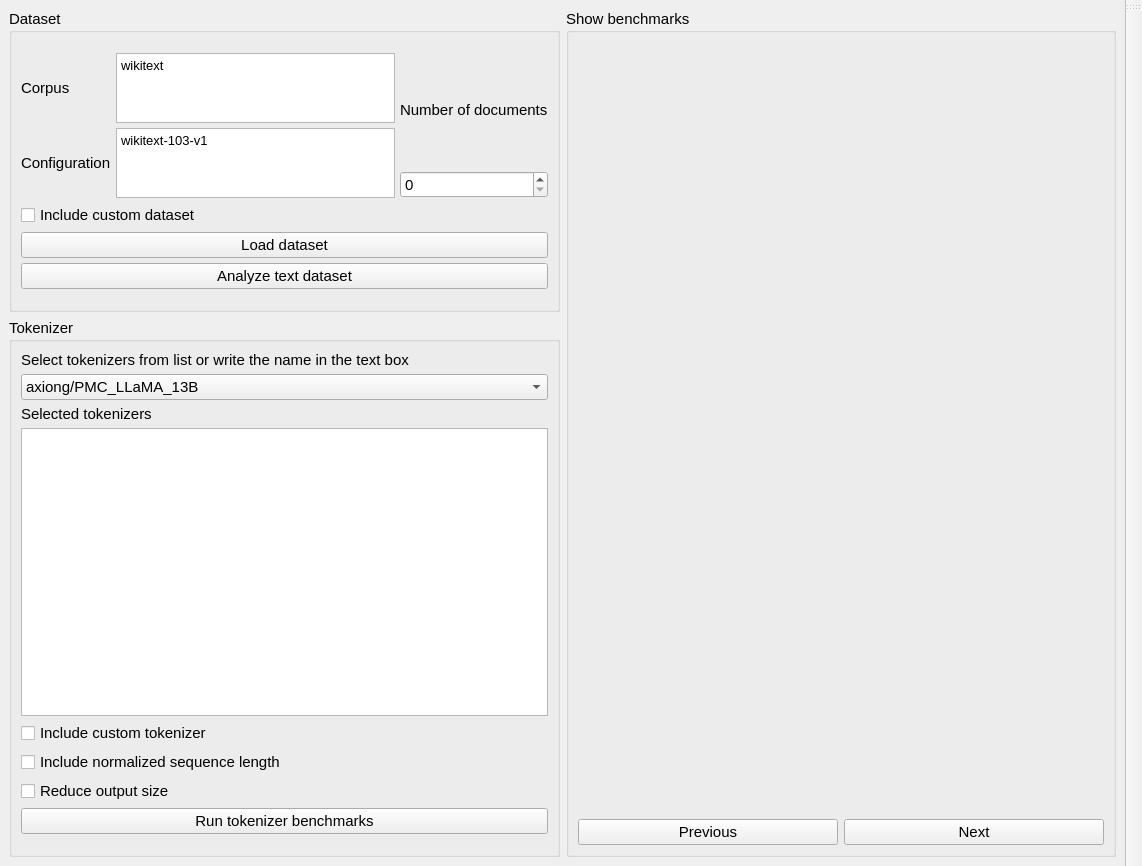
<?xml version="1.0" encoding="UTF-8"?>
<ui version="4.0">
 <class>MainWindow</class>
 <widget class="QMainWindow" name="MainWindow">
  <property name="geometry">
   <rect>
    <x>0</x>
    <y>0</y>
    <width>1142</width>
    <height>866</height>
   </rect>
  </property>
  <property name="minimumSize">
   <size>
    <width>800</width>
    <height>500</height>
   </size>
  </property>
  <property name="windowTitle">
   <string>EMADB</string>
  </property>
  <widget class="QWidget" name="centralwidget">
   <property name="styleSheet">
    <string notr="true"/>
   </property>
   <layout class="QHBoxLayout" name="horizontalLayout_5">
    <item>
     <layout class="QHBoxLayout" name="horizontalLayout_4">
      <item>
       <layout class="QVBoxLayout" name="leftLayout" stretch="1,4">
        <item>
         <widget class="QGroupBox" name="datasetGroup">
          <property name="font">
           <font>
            <pointsize>11</pointsize>
           </font>
          </property>
          <property name="title">
           <string>Dataset</string>
          </property>
          <layout class="QVBoxLayout" name="verticalLayout_4" stretch="1,1,1,4">
           <property name="spacing">
            <number>5</number>
           </property>
           <property name="topMargin">
            <number>20</number>
           </property>
           <property name="bottomMargin">
            <number>20</number>
           </property>
           <item>
            <layout class="QHBoxLayout" name="horizontalLayout_2">
             <item>
              <layout class="QVBoxLayout" name="verticalLayout_8">
               <item>
                <widget class="QLabel" name="label_4">
                 <property name="text">
                  <string>Corpus</string>
                 </property>
                </widget>
               </item>
               <item>
                <widget class="QLabel" name="label_5">
                 <property name="text">
                  <string>Configuration</string>
                 </property>
                </widget>
               </item>
              </layout>
             </item>
             <item>
              <layout class="QVBoxLayout" name="verticalLayout_7">
               <item>
                <widget class="QTextEdit" name="datasetCorpus">
                 <property name="html">
                  <string>&lt;!DOCTYPE HTML PUBLIC &quot;-//W3C//DTD HTML 4.0//EN&quot; &quot;http://www.w3.org/TR/REC-html40/strict.dtd&quot;&gt;
&lt;html&gt;&lt;head&gt;&lt;meta name=&quot;qrichtext&quot; content=&quot;1&quot; /&gt;&lt;meta charset=&quot;utf-8&quot; /&gt;&lt;style type=&quot;text/css&quot;&gt;
p, li { white-space: pre-wrap; }
hr { height: 1px; border-width: 0; }
li.unchecked::marker { content: &quot;\2610&quot;; }
li.checked::marker { content: &quot;\2612&quot;; }
&lt;/style&gt;&lt;/head&gt;&lt;body style=&quot; font-family:'Segoe UI'; font-size:11pt; font-weight:400; font-style:normal;&quot;&gt;
&lt;p style=&quot; margin-top:0px; margin-bottom:0px; margin-left:0px; margin-right:0px; -qt-block-indent:0; text-indent:0px;&quot;&gt;&lt;span style=&quot; font-size:10pt;&quot;&gt;wikitext&lt;/span&gt;&lt;/p&gt;&lt;/body&gt;&lt;/html&gt;</string>
                 </property>
                </widget>
               </item>
               <item>
                <widget class="QTextEdit" name="datasetConfig">
                 <property name="html">
                  <string>&lt;!DOCTYPE HTML PUBLIC &quot;-//W3C//DTD HTML 4.0//EN&quot; &quot;http://www.w3.org/TR/REC-html40/strict.dtd&quot;&gt;
&lt;html&gt;&lt;head&gt;&lt;meta name=&quot;qrichtext&quot; content=&quot;1&quot; /&gt;&lt;meta charset=&quot;utf-8&quot; /&gt;&lt;style type=&quot;text/css&quot;&gt;
p, li { white-space: pre-wrap; }
hr { height: 1px; border-width: 0; }
li.unchecked::marker { content: &quot;\2610&quot;; }
li.checked::marker { content: &quot;\2612&quot;; }
&lt;/style&gt;&lt;/head&gt;&lt;body style=&quot; font-family:'Segoe UI'; font-size:11pt; font-weight:400; font-style:normal;&quot;&gt;
&lt;p style=&quot; margin-top:0px; margin-bottom:0px; margin-left:0px; margin-right:0px; -qt-block-indent:0; text-indent:0px;&quot;&gt;&lt;span style=&quot; font-size:9.75pt;&quot;&gt;wikitext-103-v1&lt;/span&gt;&lt;/p&gt;&lt;/body&gt;&lt;/html&gt;</string>
                 </property>
                </widget>
               </item>
              </layout>
             </item>
             <item>
              <layout class="QVBoxLayout" name="verticalLayout_6">
               <item>
                <widget class="QLabel" name="label">
                 <property name="text">
                  <string>Number of documents</string>
                 </property>
                </widget>
               </item>
               <item>
                <widget class="QSpinBox" name="numDocs"/>
               </item>
              </layout>
             </item>
            </layout>
           </item>
           <item>
            <widget class="QCheckBox" name="includeCustomDataset">
             <property name="text">
              <string>Include custom dataset</string>
             </property>
            </widget>
           </item>
           <item>
            <widget class="QPushButton" name="loadDataset">
             <property name="text">
              <string>Load dataset</string>
             </property>
            </widget>
           </item>
           <item>
            <widget class="QPushButton" name="analyzeDataset">
             <property name="text">
              <string>Analyze text dataset</string>
             </property>
            </widget>
           </item>
          </layout>
         </widget>
        </item>
        <item>
         <widget class="QGroupBox" name="tokenizerGroup">
          <property name="font">
           <font>
            <pointsize>11</pointsize>
           </font>
          </property>
          <property name="title">
           <string>Tokenizer </string>
          </property>
          <layout class="QVBoxLayout" name="verticalLayout_3">
           <property name="spacing">
            <number>5</number>
           </property>
           <property name="bottomMargin">
            <number>20</number>
           </property>
           <item>
            <layout class="QVBoxLayout" name="verticalLayout_2">
             <item>
              <widget class="QLabel" name="label_3">
               <property name="text">
                <string>Select tokenizers from list or write the name in the text box</string>
               </property>
              </widget>
             </item>
             <item>
              <widget class="QComboBox" name="selectTokenizers">
               <item>
                <property name="text">
                 <string>axiong/PMC_LLaMA_13B</string>
                </property>
               </item>
               <item>
                <property name="text">
                 <string>BAAI/bge-small-en-v1.5</string>
                </property>
               </item>
               <item>
                <property name="text">
                 <string>bert-base-uncased</string>
                </property>
               </item>
               <item>
                <property name="text">
                 <string>BioMistral/BioMistral-7B</string>
                </property>
               </item>
              </widget>
             </item>
            </layout>
           </item>
           <item>
            <layout class="QVBoxLayout" name="verticalLayout">
             <item>
              <widget class="QLabel" name="label_2">
               <property name="text">
                <string>Selected tokenizers</string>
               </property>
              </widget>
             </item>
             <item>
              <widget class="QPlainTextEdit" name="tokenizersToBenchmark"/>
             </item>
            </layout>
           </item>
           <item>
            <widget class="QCheckBox" name="includeCustomToken">
             <property name="text">
              <string>Include custom tokenizer</string>
             </property>
            </widget>
           </item>
           <item>
            <widget class="QCheckBox" name="includeNSL">
             <property name="text">
              <string>Include normalized sequence length</string>
             </property>
            </widget>
           </item>
           <item>
            <widget class="QCheckBox" name="reduceSize">
             <property name="text">
              <string>Reduce output size</string>
             </property>
            </widget>
           </item>
           <item>
            <widget class="QPushButton" name="runTokenBench">
             <property name="text">
              <string>Run tokenizer benchmarks</string>
             </property>
            </widget>
           </item>
          </layout>
         </widget>
        </item>
       </layout>
      </item>
      <item>
       <widget class="QGroupBox" name="imageVisualizationGroup">
        <property name="font">
         <font>
          <pointsize>11</pointsize>
         </font>
        </property>
        <property name="title">
         <string>Show benchmarks</string>
        </property>
        <layout class="QVBoxLayout" name="verticalLayout_9">
         <item>
          <layout class="QVBoxLayout" name="verticalLayout_5">
           <item>
            <widget class="QStackedWidget" name="stackedWidget">
             <property name="currentIndex">
              <number>0</number>
             </property>
             <widget class="QWidget" name="page"/>
             <widget class="QWidget" name="page_2"/>
            </widget>
           </item>
           <item>
            <layout class="QHBoxLayout" name="horizontalLayout_3">
             <item>
              <widget class="QPushButton" name="pushButton_2">
               <property name="text">
                <string>Previous</string>
               </property>
              </widget>
             </item>
             <item>
              <widget class="QPushButton" name="pushButton_3">
               <property name="text">
                <string>Next</string>
               </property>
              </widget>
             </item>
            </layout>
           </item>
          </layout>
         </item>
        </layout>
       </widget>
      </item>
     </layout>
    </item>
   </layout>
  </widget>
  <widget class="QMenuBar" name="menubar">
   <property name="geometry">
    <rect>
     <x>0</x>
     <y>0</y>
     <width>1142</width>
     <height>27</height>
    </rect>
   </property>
  </widget>
  <widget class="QToolBar" name="toolBar">
   <property name="windowTitle">
    <string>toolBar</string>
   </property>
   <attribute name="toolBarArea">
    <enum>RightToolBarArea</enum>
   </attribute>
   <attribute name="toolBarBreak">
    <bool>false</bool>
   </attribute>
  </widget>
  <action name="action_run_installer">
   <property name="text">
    <string>Run installer</string>
   </property>
  </action>
  <action name="action_look_for_updates">
   <property name="text">
    <string>Look for updates</string>
   </property>
  </action>
  <action name="action_run_developer_mode_install">
   <property name="text">
    <string>Run developer mode install</string>
   </property>
  </action>
  <action name="action_remove_all_logs">
   <property name="text">
    <string>Remove all logs</string>
   </property>
  </action>
 </widget>
 <resources/>
 <connections/>
</ui>
